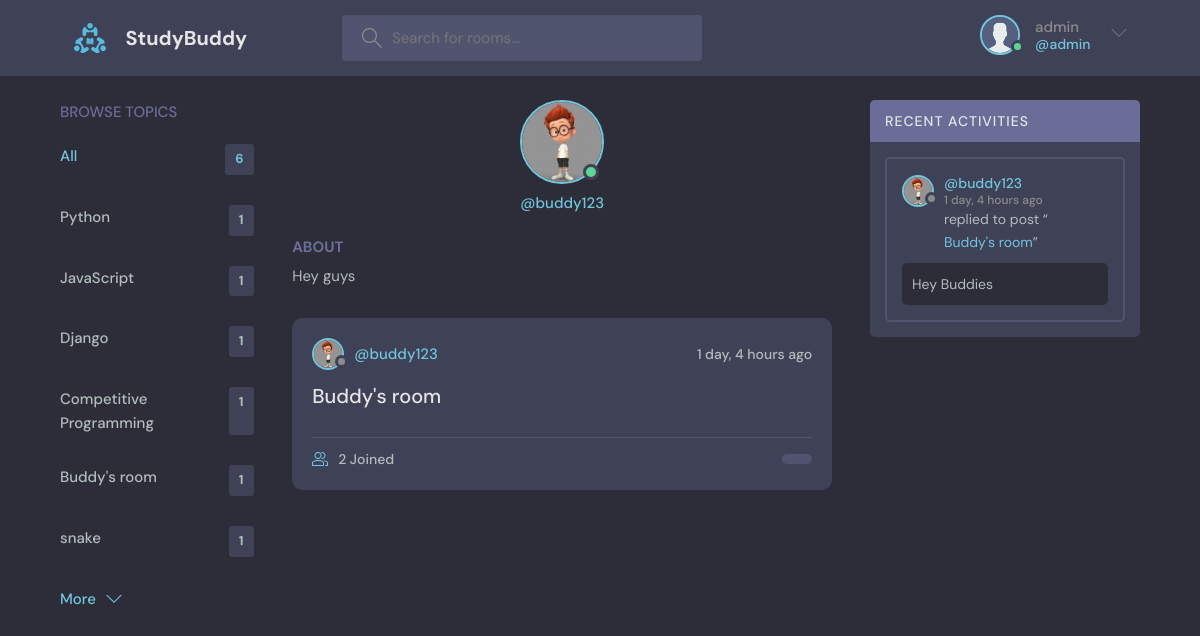
Before: /profile/2 (signed in) with the older database file.
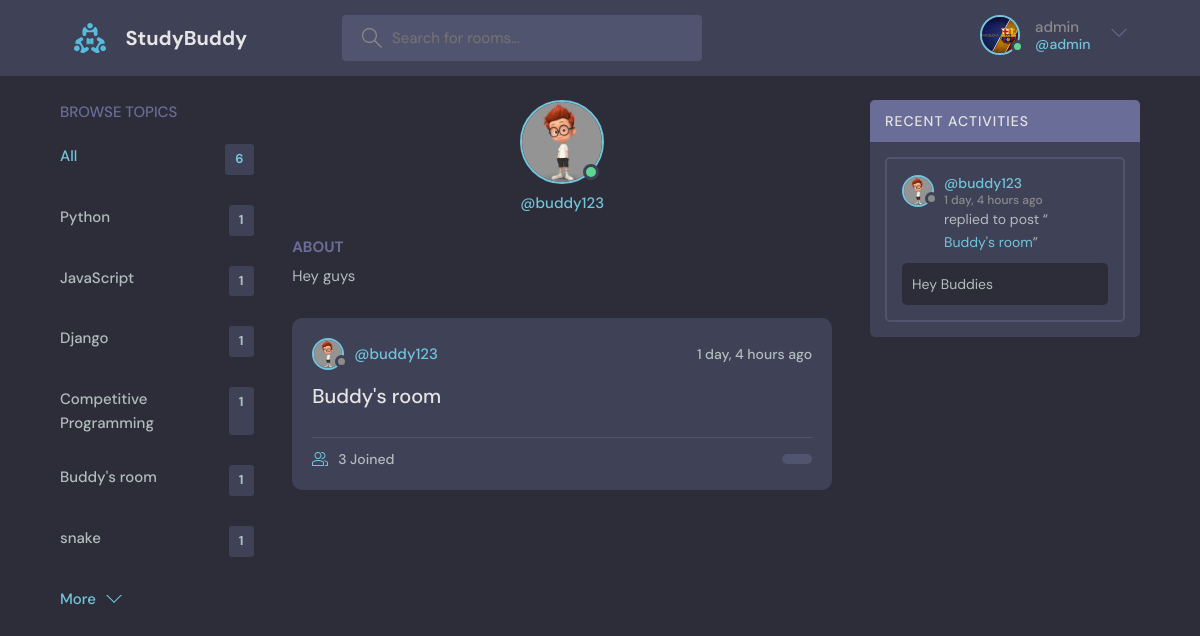
After: the same page with the newer database file.
### base/models.py (models this page shows)
class User(AbstractUser):
    name = models.CharField(max_length=255)
    email = models.EmailField(unique=True)
    bio = models.TextField()
    avatar = models.ImageField(null=True, default='avatar.svg')
    USERNAME_FIELD = 'email'
    REQUIRED_FIELDS = []

class Room(models.Model):
    host = models.ForeignKey(User, on_delete=models.SET_NULL, null=True)
    topic = models.ForeignKey(Topic, on_delete=models.SET_NULL, null=True)
    name = models.CharField(max_length=200)
    description = models.TextField(null=True, blank=True)
    participants = models.ManyToManyField(User, related_name='participants')
    updated = models.DateTimeField(auto_now=True)
    created = models.DateTimeField(auto_now_add=True)
    class Meta:
        ordering = ['-created', 'updated']
    def __str__(self):
        return self.name

### base/views.py (the view)
# urls.py: path('profile/<str:pk>',views.userProfile, name='user-profile'),
def userProfile(request, pk):
    user = User.objects.get(id=pk)
    rooms = user.room_set.all()
    topics = Topic.objects.all()
    room_messages = user.message_set.all()
    return render(request, 'base/profile.html', {'user': user, 'rooms': rooms,
                                                 'topics': topics, 'room_messages': room_messages})

### base/models.py (called while the page is built)
    def __str__(self):
        return self.body[:50]

### base/templates/base/profile.html (shortened to what this page needs)
{% extends 'main.html' %}
{% block content %}
  <main class="profile-page layout layout--3">
    <div class="container">
      <div class="topics">
       {% include 'base/topics_component.html' %}
      </div>
      <div class="roomList">
        <div class="profile">
          <div class="profile__avatar">
            <div class="avatar avatar--large active">
              <img src="{{user.avatar.url}}" />
            </div>
          </div>
          <div class="profile__info">
            <p>@{{user.username}}</p>
          </div>
          <div class="profile__about">
            <h3>About</h3>
            <p>
              {{user.bio}}
            </p>
          </div>
        </div>
        {% include 'base/feed_component.html' %}
      </div>
      {% include 'base/activity_component.html' %}
    </div>
  </main>
{% endblock %}

### templates/navbar.html (shortened to what this page needs)
{% load static %}
<header class="header header--loggedIn">
    <div class="container">
      <a href="{% url 'home' %}" class="header__logo">
        <img src="{% static 'images/logo.svg' %}" />
        <h1>StudyBuddy</h1>
      </a>
      <form class="header__search" method="GET" action="{% url 'home' %}">
        <label>
          <input name='q' placeholder="Search for rooms..." />
        </label>
      </form>
      <nav class="header__menu">
        {% if user.is_authenticated %}
        <div class="header__user">
          <a href="{% url 'update-user' %}">
            <div class="avatar avatar--medium active">
              <img src="{{request.user.avatar.url}}" />
            </div>
            <p>{{request.user.username}}<span>@{{request.user.username}}</span></p>
          </a>
          <button class="dropdown-button">
            <svg version="1.1" xmlns="http://www.w3.org/2000/svg" width="32" height="32" viewBox="0 0 32 32">
              <title>chevron-down</title>
              <path d="M16 21l-13-13h-3l16 16 16-16h-3l-13 13z"></path>
            </svg>
          </button>
        </div>
        {% else %}
        <a href="{% url 'login' %}">
          <img src="{% static 'images\avatar.svg' %}" />
          <p>Login</p>
        </a>
        {% endif %}
      </nav>
    </div>
  </header>

### base/templates/base/feed_component.html (shortened to what this page needs)
  {% for room in rooms %}
<div class="roomListRoom">
    <div class="roomListRoom__header">
      <a href="{% url 'user-profile' room.host.id %}" class="roomListRoom__author">
        <div class="avatar avatar--small">
          <img src="{{room.host.avatar.url}}" />
        </div>
        <span>@{{room.host.username}}</span>
      </a>
      <div class="roomListRoom__actions">
        <span>{{room.created|timesince}} ago</span>
      </div>
    </div>
    <div class="roomListRoom__content">
      <a href="{% url 'room' room.id %}">{{room.name}}</a>
    </div>
    <div class="roomListRoom__meta">
      <a href="{% url 'room' room.id %}" class="roomListRoom__joined">
        {{room.participants.all.count}} Joined
      </a>
      <p class="roomListRoom__topic">{{ropm.topic.name}}</p>
    </div>
  </div>
  {% endfor%}

Changed rows visible on the page:
changed User "admin": user.avatar: picture added in place of a placeholder
computed for Room "Buddy's room": participants.all.count "2" → "3"
